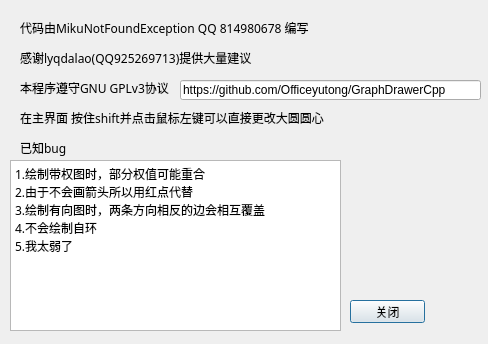
<?xml version="1.0" encoding="UTF-8"?>
<ui version="4.0">
 <class>HelpDialog</class>
 <widget class="QDialog" name="HelpDialog">
  <property name="geometry">
   <rect>
    <x>0</x>
    <y>0</y>
    <width>488</width>
    <height>344</height>
   </rect>
  </property>
  <property name="windowTitle">
   <string>Dialog</string>
  </property>
  <widget class="QLabel" name="label">
   <property name="geometry">
    <rect>
     <x>20</x>
     <y>20</y>
     <width>341</width>
     <height>16</height>
    </rect>
   </property>
   <property name="font">
    <font>
     <family>微软雅黑</family>
    </font>
   </property>
   <property name="text">
    <string>代码由MikuNotFoundException QQ 814980678 编写</string>
   </property>
  </widget>
  <widget class="QLabel" name="label_2">
   <property name="geometry">
    <rect>
     <x>20</x>
     <y>50</y>
     <width>341</width>
     <height>16</height>
    </rect>
   </property>
   <property name="font">
    <font>
     <family>微软雅黑</family>
    </font>
   </property>
   <property name="text">
    <string>感谢lyqdalao(QQ925269713)提供大量建议</string>
   </property>
  </widget>
  <widget class="QLabel" name="label_3">
   <property name="geometry">
    <rect>
     <x>20</x>
     <y>80</y>
     <width>341</width>
     <height>16</height>
    </rect>
   </property>
   <property name="font">
    <font>
     <family>微软雅黑</family>
    </font>
   </property>
   <property name="text">
    <string>本程序遵守GNU GPLv3协议</string>
   </property>
  </widget>
  <widget class="QLabel" name="label_4">
   <property name="geometry">
    <rect>
     <x>20</x>
     <y>110</y>
     <width>341</width>
     <height>16</height>
    </rect>
   </property>
   <property name="font">
    <font>
     <family>微软雅黑</family>
    </font>
   </property>
   <property name="text">
    <string>在主界面 按住shift并点击鼠标左键可以直接更改大圆圆心</string>
   </property>
  </widget>
  <widget class="QLabel" name="label_5">
   <property name="geometry">
    <rect>
     <x>20</x>
     <y>140</y>
     <width>341</width>
     <height>16</height>
    </rect>
   </property>
   <property name="font">
    <font>
     <family>微软雅黑</family>
    </font>
   </property>
   <property name="text">
    <string>已知bug</string>
   </property>
  </widget>
  <widget class="QPushButton" name="pushButton">
   <property name="geometry">
    <rect>
     <x>350</x>
     <y>300</y>
     <width>75</width>
     <height>23</height>
    </rect>
   </property>
   <property name="text">
    <string>关闭</string>
   </property>
  </widget>
  <widget class="QLineEdit" name="lineEdit">
   <property name="geometry">
    <rect>
     <x>180</x>
     <y>80</y>
     <width>301</width>
     <height>20</height>
    </rect>
   </property>
   <property name="text">
    <string>https://github.com/Officeyutong/GraphDrawerCpp</string>
   </property>
   <property name="readOnly">
    <bool>true</bool>
   </property>
  </widget>
  <widget class="QPlainTextEdit" name="plainTextEdit">
   <property name="geometry">
    <rect>
     <x>10</x>
     <y>160</y>
     <width>331</width>
     <height>171</height>
    </rect>
   </property>
   <property name="font">
    <font>
     <family>微软雅黑</family>
    </font>
   </property>
   <property name="plainText">
    <string>1.绘制带权图时，部分权值可能重合
2.由于不会画箭头所以用红点代替
3.绘制有向图时，两条方向相反的边会相互覆盖
4.不会绘制自环
5.我太弱了</string>
   </property>
  </widget>
 </widget>
 <resources/>
 <connections/>
</ui>
